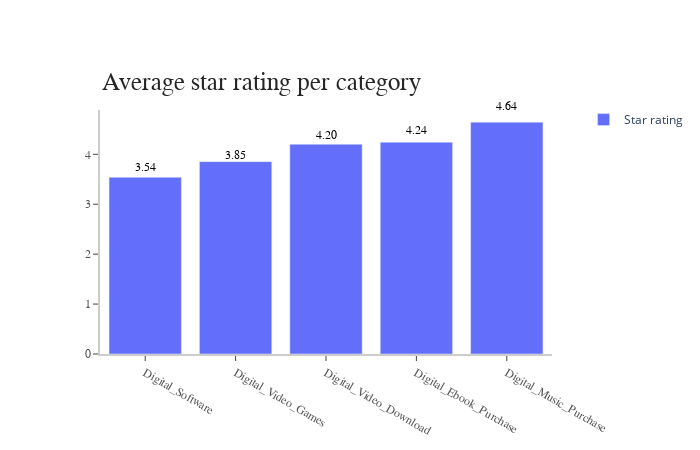

The code cell stored with this chart in its notebook:
### Code cell
%%local
import plotly
import plotly.graph_objects as go

x = star_rate['_1']
y = star_rate['_2']
fig = go.Figure(data=[go.Bar(x=x, y=y, hovertext=x, name='Star rating')])

#fig.add_trace(go.Bar(x=x, y=y, name='Average Star rating'))
fig.update_layout(
    xaxis=dict(
        showline=True,
        showgrid=False,
        showticklabels=True,
        linecolor='rgb(204, 204, 204)',
        linewidth=2,
        ticks='outside',
        tickfont=dict(
            family='Arial',
            size=12,
            color='rgb(82, 82, 82)',
        ),
    ),
    yaxis=dict(
        showline=True,
        showgrid=False,
        showticklabels=True,
        linecolor='rgb(204, 204, 204)',
        linewidth=2,
        ticks='outside',
        tickfont=dict(
            family='Arial',
            size=12,
            color='rgb(82, 82, 82)',
        ),
    ),
    autosize=False,
    margin=dict(
        autoexpand=True,
        l=100,
        r=20,
        t=110,
    ),
    showlegend=True,
    plot_bgcolor='white'
)
annotations = []

#annotation
annotations = []
annotations.append(dict(xref='paper', yref='paper', x=0.0, y=1.05,
                              xanchor='left', yanchor='bottom',
                              text='Average star rating per category',
                              font=dict(family='Arial',
                                        size=25,
                                        color='rgb(37,37,37)'),
                              showarrow=False))


annotations.append(dict(xref='paper', yref='paper', x=0.9, y=1.05,
                              xanchor='center', yanchor='top',
                              text='4.64',
                              font=dict(family='Arial',
                                        size=12,
                                        color='black'),
                              showarrow=False))
annotations.append(dict(xref='paper', yref='paper', x=0.7, y=0.95,
                              xanchor='center', yanchor='top',
                              text='4.24',
                              font=dict(family='Arial',
                                        size=12,
                                        color='black'),
                              showarrow=False))
annotations.append(dict(xref='paper', yref='paper', x=0.5, y=0.93,
                              xanchor='center', yanchor='top',
                              text='4.20',
                              font=dict(family='Arial',
                                        size=12,
                                        color='black'),
                              showarrow=False))
annotations.append(dict(xref='paper', yref='paper', x=0.3, y=0.85,
                              xanchor='center', yanchor='top',
                              text='3.85',
                              font=dict(family='Arial',
                                        size=12,
                                        color='black'),
                              showarrow=False))
annotations.append(dict(xref='paper', yref='paper', x=0.1, y=0.8,
                              xanchor='center', yanchor='top',
                              text='3.54',
                              font=dict(family='Arial',
                                        size=12,
                                        color='black'),
                              showarrow=False))
# Legend
fig.update_layout(legend=dict(
    orientation="v",
    yanchor="top",
    y=1.02,
    xanchor="right",
    x=1.3
))

fig.update_layout(annotations=annotations)
fig.show()

### Figure 1 — Plotly figure (JSON) as saved in the notebook; plotly's stock layout.template omitted (floating-point values rounded to 4 significant figures)
{"data": [{"hovertext": ["Digital_Software", "Digital_Video_Games", "Digital_Video_Download", "Digital_Ebook_Purchase", "Digital_Music_Purchase"], "name": "Star rating", "type": "bar", "x": ["Digital_Software", "Digital_Video_Games", "Digital_Video_Download", "Digital_Ebook_Purchase", "Digital_Music_Purchase"], "y": [3.539, 3.853, 4.201, 4.241, 4.643]}], "layout": {"annotations": [{"font": {"color": "rgb(37,37,37)", "family": "Arial", "size": 25}, "showarrow": false, "text": "Average star rating per category", "x": 0, "xanchor": "left", "xref": "paper", "y": 1.05, "yanchor": "bottom", "yref": "paper"}, {"font": {"color": "black", "family": "Arial", "size": 12}, "showarrow": false, "text": "4.64", "x": 0.9, "xanchor": "center", "xref": "paper", "y": 1.05, "yanchor": "top", "yref": "paper"}, {"font": {"color": "black", "family": "Arial", "size": 12}, "showarrow": false, "text": "4.24", "x": 0.7, "xanchor": "center", "xref": "paper", "y": 0.95, "yanchor": "top", "yref": "paper"}, {"font": {"color": "black", "family": "Arial", "size": 12}, "showarrow": false, "text": "4.20", "x": 0.5, "xanchor": "center", "xref": "paper", "y": 0.93, "yanchor": "top", "yref": "paper"}, {"font": {"color": "black", "family": "Arial", "size": 12}, "showarrow": false, "text": "3.85", "x": 0.3, "xanchor": "center", "xref": "paper", "y": 0.85, "yanchor": "top", "yref": "paper"}, {"font": {"color": "black", "family": "Arial", "size": 12}, "showarrow": false, "text": "3.54", "x": 0.1, "xanchor": "center", "xref": "paper", "y": 0.8, "yanchor": "top", "yref": "paper"}], "autosize": false, "height": 450, "legend": {"orientation": "v", "x": 1.3, "xanchor": "right", "y": 1.02, "yanchor": "top"}, "margin": {"autoexpand": true, "l": 100, "r": 20, "t": 110}, "plot_bgcolor": "white", "showlegend": true, "width": 700, "xaxis": {"autorange": true, "linecolor": "rgb(204, 204, 204)", "linewidth": 2, "range": [-0.5, 4.5], "showgrid": false, "showline": true, "showticklabels": true, "tickfont": {"color": "rgb(82, 82, 82)", "family": "Arial", "size": 12}, "ticks": "outside", "type": "category"}, "yaxis": {"autorange": true, "linecolor": "rgb(204, 204, 204)", "linewidth": 2, "range": [0, 4.887], "showgrid": false, "showline": true, "showticklabels": true, "tickfont": {"color": "rgb(82, 82, 82)", "family": "Arial", "size": 12}, "ticks": "outside", "type": "linear"}}}
